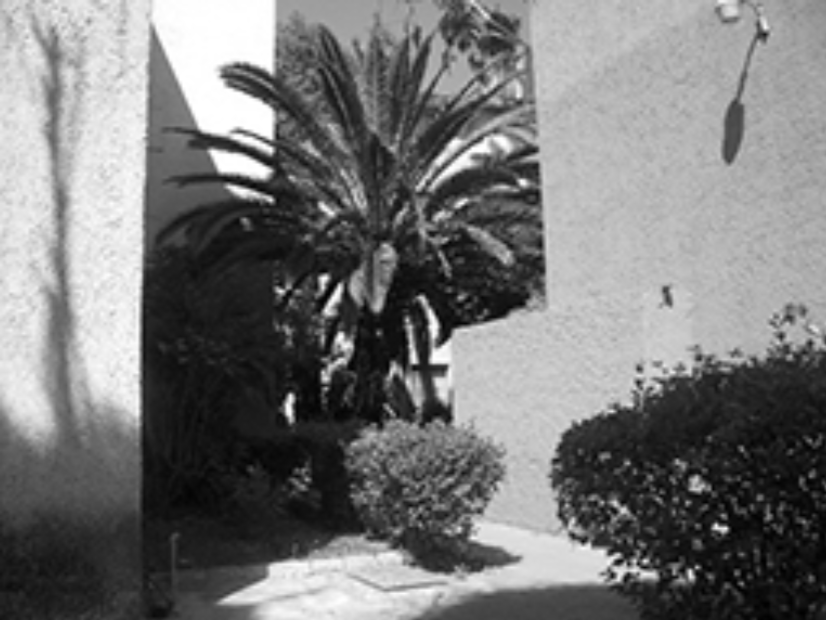
%> input picture Processamento Digital de Imagens/Exemplos_Professor/Exemplo_Frequencia_8.png, 826 x 620 px
$ octave Exemplo_Frequencia_8.m   (GNU Octave 9; MATLAB toolbox functions it lacks are replaced by stand-ins)
%> lines starting %> are read from the running program, lines starting %| are printed output that depends on the picture
### Processamento Digital de Imagens/Exemplos_Professor/Exemplo_Frequencia_8B.m
function PQ = Exemplo_Frequencia_8B(AB, CD, PARAM)
%PADDEDSIZE Computes padded sizes useful for FFT-based filtering.
% PQ = PADDEDSIZE(AB), where AB is a two-element size vector, computes the
% two-element size vecter PQ = 2*AB.
%
% PQ = PADDEDSIZE(AB, 'PWR2') computes the vector PQ such that PQ(1) =
% PQ(2) = 2^nextpow2(2*m), where m is MAX(AB).
%
% PQ = PADDEDSIZE(AB, CD), where AB and CD are two-element size vectors,
% computes the two-element size vector PQ. The elements of PQ are the
% smallest even integers greater than or equal to AB + CD -1.
%
% PQ = PADDEDSIZE(AB, CD, 'PWR2') computes the vector PQ such that PQ(1) =
% PQ(2) = 2^nextpow2(2*m), where m is MAX([AB CD]).
%
% Function rewritten from Gonzalez, Woods, Eddins; Digital Image Processing using Matlab
% Prentice Hall, 2004
if nargin ==1
      PQ = 2*AB;
elseif nargin == 2 & ~ischar(CD)
      PQ = AB +CD -1;
      PQ = 2*ceil(PQ/2);
elseif nargin ==2
      m= max(AB); %Maximum dimension
      %Find power-of-2 at least twice m.
	P = 2^nextpow2(2*m);
	PQ = [P, P];
elseif nargin == 3
      m=max([AB CD]); % Maximum dimension.
      P = 2^nextpow2(2*m);
      PQ = [P, P];
else
      error('Wrong number of inputs')
end

### Processamento Digital de Imagens/Exemplos_Professor/Exemplo_Frequencia_8.m
clear all;
clc;

img1 = rgb2gray(imread('Exemplo_Frequencia_8.png'));
%> img1: size 620x826 uint8; min 1, max 255, mean 119.5
sobel = fspecial('sobel');
img2 = imfilter(double(img1), sobel, 0, 'conv');
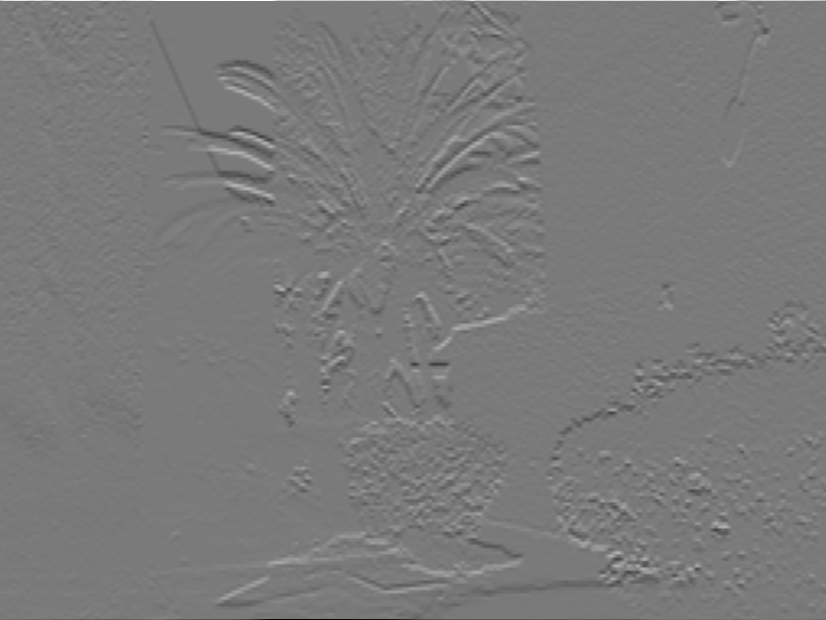
%> img2: size 620x826 double; min -943, max 1019, mean -0.7; drawn with min black and max white

pad = Exemplo_Frequencia_8B(size(img1));
%> pad = [1240 1652]
f = fft2(double(img1), pad(1), pad(2));
h = fft2(double(sobel), pad(1), pad(2));
f_fh = h.*f;
ffi = ifft2(f_fh);
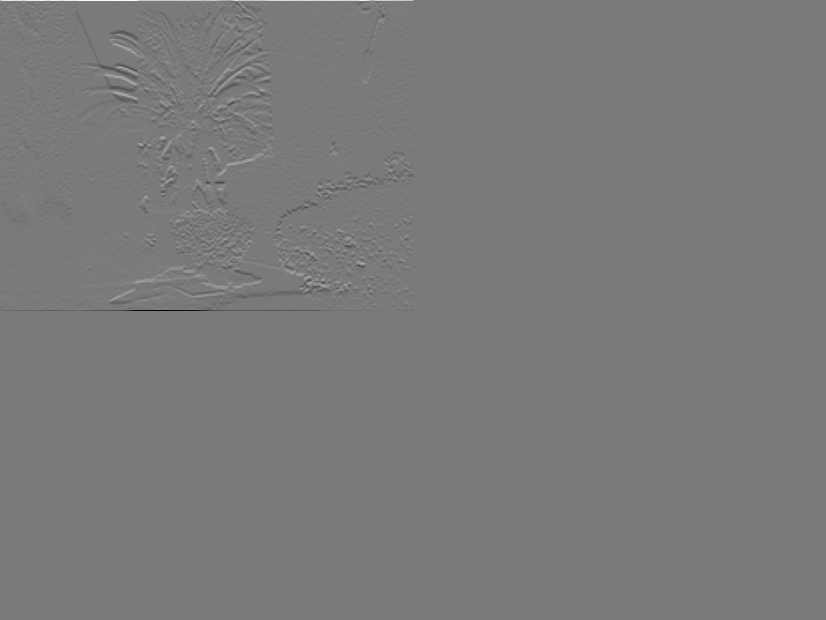
%> ffi: size 1240x1652 double (shown at 1/2 size); min -943, max 1019, mean 0; drawn with min black and max white
ffi = ffi(2:size(f,1), 2:size(f,2));
%> ffi: size 1239x1651 double

figure;
imshow(img1);
title('Imagem Original');

figure;
imshow(img2, []);
title('Imagem com Sobel');

figure;
imshow(ffi, []);
title('Imagem com FFT');

$ run again, with Processamento Digital de Imagens/Exemplos_Professor/Exemplo_Frequencia_1.png copied over Processamento Digital de Imagens/Exemplos_Professor/Exemplo_Frequencia_8.png
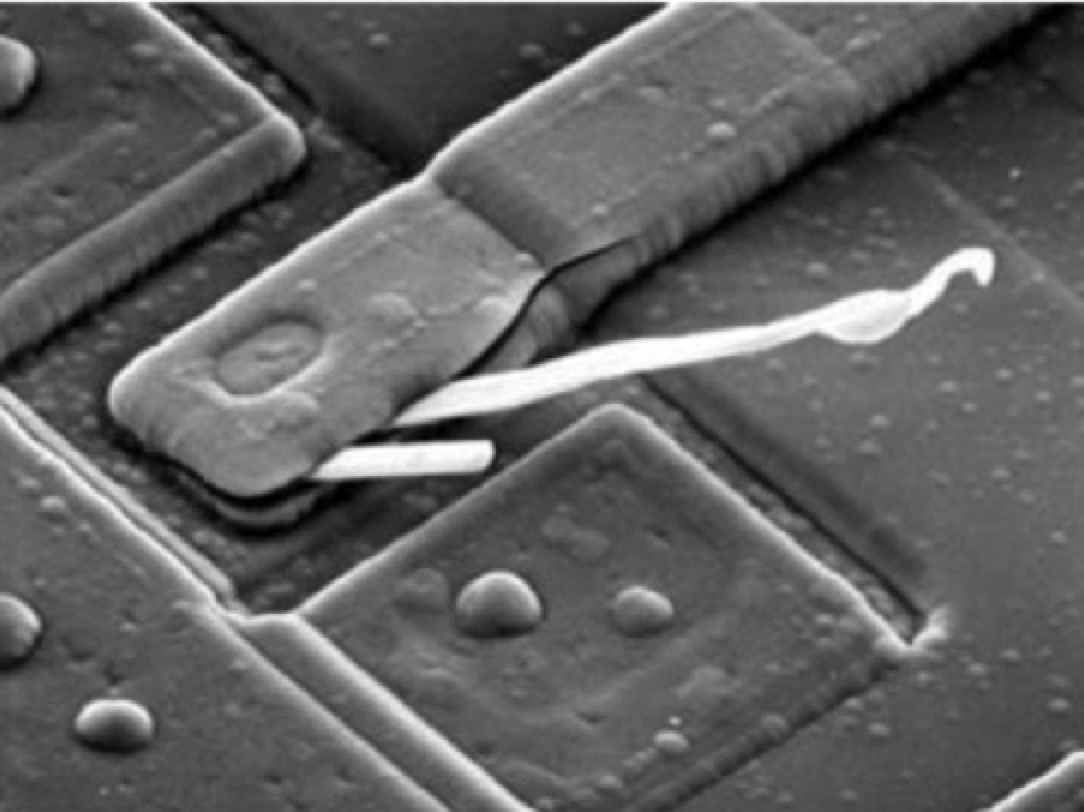
%> input picture Processamento Digital de Imagens/Exemplos_Professor/Exemplo_Frequencia_1.png, 1084 x 812 px
%> `img2 = imfilter(double(img1), sobel, 0, 'conv');`:
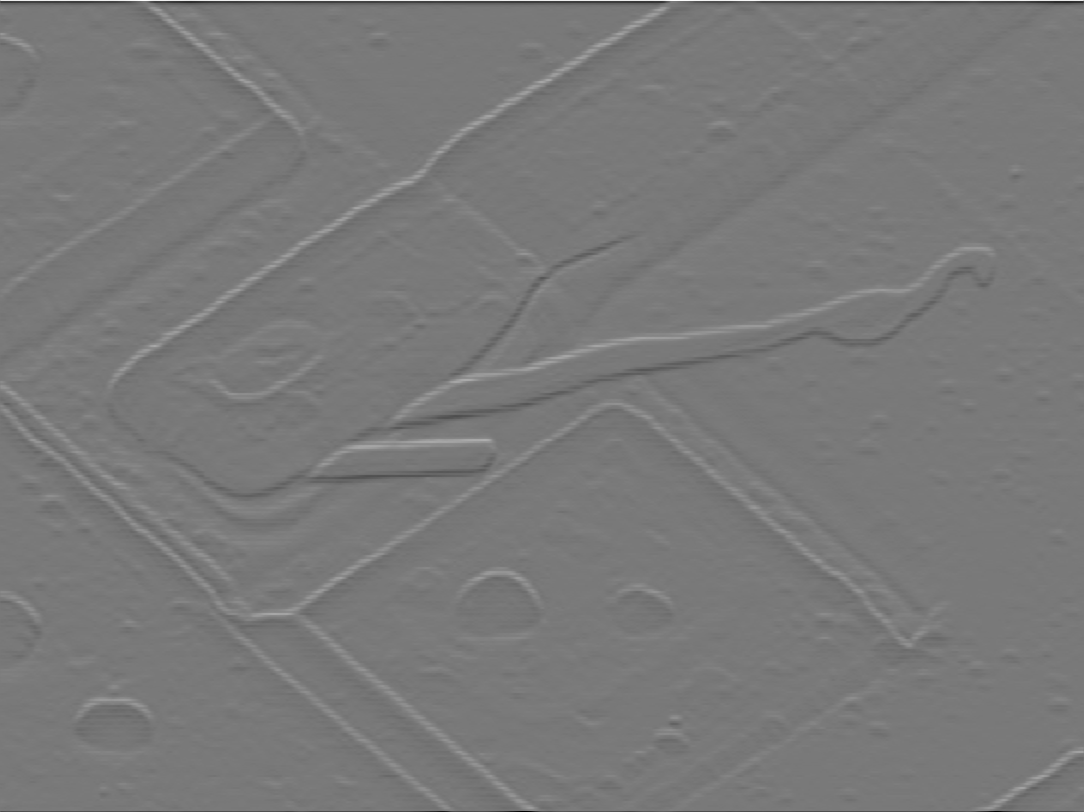
%> img2: size 812x1084 double; min -930, max 1020, mean -0.8; drawn with min black and max white

$ run again, with Processamento Digital de Imagens/Exemplos_Professor/Exemplo_Add1.png copied over Processamento Digital de Imagens/Exemplos_Professor/Exemplo_Frequencia_8.png
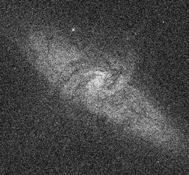
%> input picture Processamento Digital de Imagens/Exemplos_Professor/Exemplo_Add1.png, 189 x 175 px
%> `img2 = imfilter(double(img1), sobel, 0, 'conv');`:
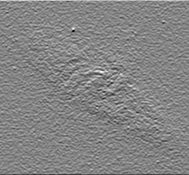
%> img2: size 175x189 double; min -466, max 432, mean 0; drawn with min black and max white
%> `ffi = ffi(2:size(f,1), 2:size(f,2));`:
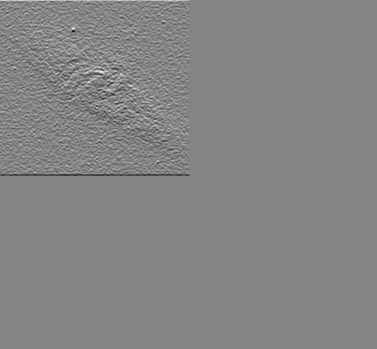
%> ffi: size 349x377 double; min -466, max 432, mean -0.3; drawn with min black and max white
